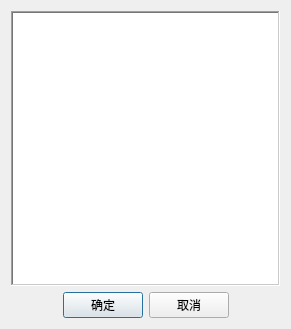
<?xml version="1.0" encoding="UTF-8"?>
<ui version="4.0">
 <class>HeaderDialog</class>
 <widget class="QDialog" name="HeaderDialog">
  <property name="geometry">
   <rect>
    <x>0</x>
    <y>0</y>
    <width>291</width>
    <height>329</height>
   </rect>
  </property>
  <property name="windowTitle">
   <string>表头</string>
  </property>
  <layout class="QVBoxLayout" name="verticalLayout">
   <item>
    <widget class="QListView" name="m_list">
     <property name="frameShape">
      <enum>QFrame::WinPanel</enum>
     </property>
    </widget>
   </item>
   <item>
    <layout class="QHBoxLayout" name="horizontalLayout">
     <item>
      <spacer name="horizontalSpacer">
       <property name="orientation">
        <enum>Qt::Horizontal</enum>
       </property>
       <property name="sizeHint" stdset="0">
        <size>
         <width>40</width>
         <height>20</height>
        </size>
       </property>
      </spacer>
     </item>
     <item>
      <widget class="QPushButton" name="m_btnOk">
       <property name="text">
        <string>确定</string>
       </property>
       <property name="default">
        <bool>true</bool>
       </property>
      </widget>
     </item>
     <item>
      <widget class="QPushButton" name="m_btnCancel">
       <property name="text">
        <string>取消</string>
       </property>
      </widget>
     </item>
     <item>
      <spacer name="horizontalSpacer_2">
       <property name="orientation">
        <enum>Qt::Horizontal</enum>
       </property>
       <property name="sizeHint" stdset="0">
        <size>
         <width>40</width>
         <height>20</height>
        </size>
       </property>
      </spacer>
     </item>
    </layout>
   </item>
  </layout>
 </widget>
 <resources/>
 <connections>
  <connection>
   <sender>m_btnOk</sender>
   <signal>clicked()</signal>
   <receiver>HeaderDialog</receiver>
   <slot>accept()</slot>
   <hints>
    <hint type="sourcelabel">
     <x>102</x>
     <y>308</y>
    </hint>
    <hint type="destinationlabel">
     <x>145</x>
     <y>164</y>
    </hint>
   </hints>
  </connection>
  <connection>
   <sender>m_btnCancel</sender>
   <signal>clicked()</signal>
   <receiver>HeaderDialog</receiver>
   <slot>reject()</slot>
   <hints>
    <hint type="sourcelabel">
     <x>188</x>
     <y>308</y>
    </hint>
    <hint type="destinationlabel">
     <x>145</x>
     <y>164</y>
    </hint>
   </hints>
  </connection>
 </connections>
</ui>
